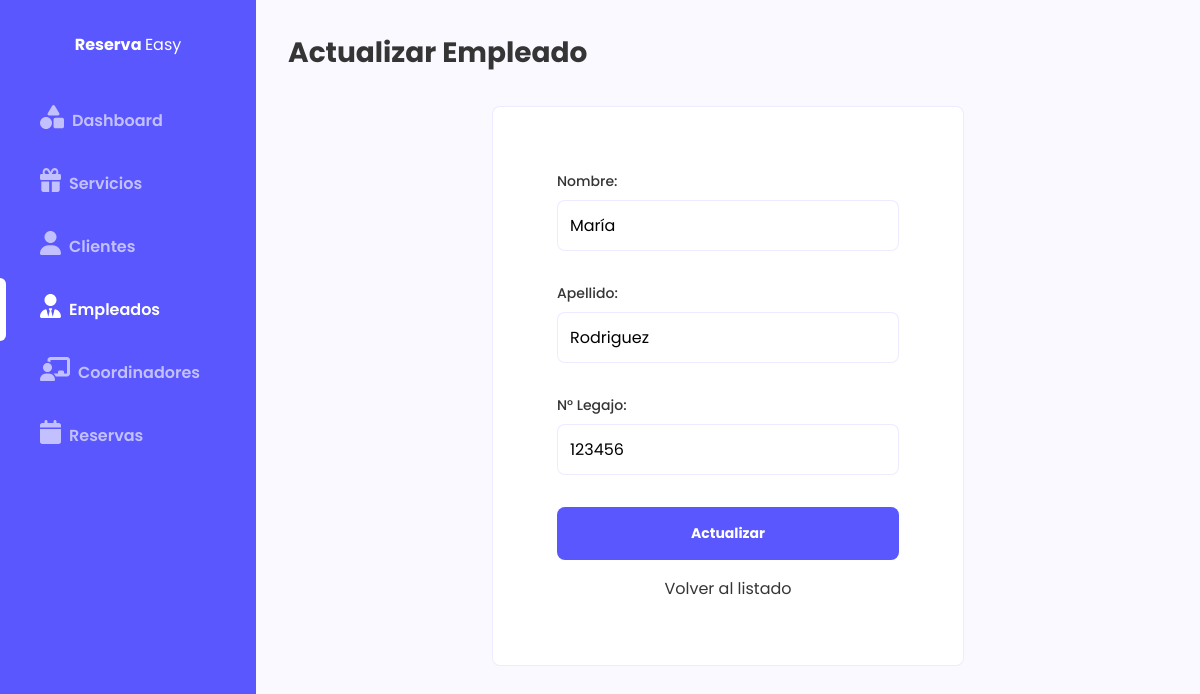
/empleados/actualizar/1, run on the app's committed database.
### evento/models.py (models this page shows, shortened)
class Empleado(models.Model):
    nombre = models.CharField(max_length=50)
    apellido = models.CharField(max_length=50)
    numero_legajo = models.CharField(max_length=50)
    activo = models.BooleanField(default=True)

### evento/views.py (the view, shortened to what this page needs)
# urls.py: path('empleados/actualizar/<int:id_empleado>', views.actualizar_empleado, name='actualizar_empleado'),
def actualizar_empleado(request, id_empleado):
    try:
        empleado = Empleado.objects.get(id=id_empleado)
        context = {
            "empleado": empleado
        }
    except:
        return HttpResponse("No se ha podido actualizar el registro del empleado")
    return render(
        request,
        "empleados/actualizar.html",
        context
    )

### evento/templates/empleados/actualizar.html (shortened to what this page needs)
{% extends "index.html" %}
{% block contenido_principal %}
<div class="contenido">
  <h1 class="titulo">Actualizar Empleado</h1>
</div>
      <div class="d-flex justify-content-center p-5 bg-warning bg-opacity-75 rounded-5">
        <form method="post" class="formulario">
            <div class="contenedor-campos">
              <div class="campo-formulario">
              <label class="fw-semibold">Nombre:</label>
              <input type="text" name="nombre" maxlength="20" class="mb-3 form-control" value="{{empleado.nombre}}">
              </div>
              <div class="campo-formulario">
              <label class="fw-semibold">Apellido:</label>
              <input type="text" name="apellido" maxlength="20" class="mb-3 form-control" value="{{empleado.apellido}}">
              </div>
              <div class="campo-formulario">
              <label class="fw-semibold">N° Legajo:</label>
              <input type="number" maxlength="10" name="numero_legajo" class="mb-3 form-control" value="{{empleado.numero_legajo}}">
              </div>
              <input type="submit" class="boton" value="Actualizar">
              <a href="{% url 'listar_empleados' %}" class="volver-link">
                Volver al listado
              </a>
            </div>
          </form>
    </div>
{% endblock %}

### static/css/estilos.css (style rules this page uses)
:root { --main-color: #5A57FF; --accent-color:#C2C0FF; --font-color:#353535; --border-color:#5a57ff1c; --bg-color:#FAF9FF; --inaactive-color:#EF767A; --active-color:#49BEAA; color: var(--font-color); }
* { font-family: 'Poppins'; padding: 0; margin: 0; box-sizing: border-box; list-style: none; }
a { text-decoration: none; color: var(--font-color); }
.contenido { width: 100%; max-width: 1400px; height: auto; padding: 0 32px; }
.formulario { display: flex; justify-content: center; margin-bottom: 32px; }
.formulario .contenedor-campos { background-color: white; border: 1px solid var(--border-color); padding: 64px; border-radius: 8px; display: flex; flex-direction: column; }
.formulario .contenedor-campos .campo-formulario { display: flex; flex-direction: column; margin-bottom: 32px; }
.formulario .contenedor-campos .campo-formulario label { font-size: 14px; font-weight: 500; margin-bottom: 8px; }
.formulario .contenedor-campos .campo-formulario input { background-color: white; border: 1px solid var(--border-color); font-size: 16px; padding: 12px; border-radius: 8px; }
.campo-formulario input::placeholder { font-weight: 400; color: #CCCCCC; }
.volver-link { margin-top: 16px; align-self: center; }
.boton { padding: 16px 32px; display: flex; justify-content: center; align-items: center; border: none; border-radius: 8px; background-color: var(--main-color); color: white; font-weight: bold; cursor: pointer; font-size: 14px; }
.titulo { margin: 32px 0; font-size: 28px; }

### data on the page
Empleado: nombre "María", apellido "Rodriguez", numero_legajo "123456"
